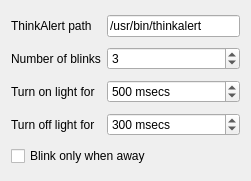
<?xml version="1.0" encoding="UTF-8"?>
<ui version="4.0">
 <class>ThinkLightConfig</class>
 <widget class="QWidget" name="ThinkLightConfig">
  <property name="geometry">
   <rect>
    <x>0</x>
    <y>0</y>
    <width>251</width>
    <height>181</height>
   </rect>
  </property>
  <property name="windowTitle">
   <string>ThinkLightConfig</string>
  </property>
  <layout class="QGridLayout" name="gridLayout">
   <item row="2" column="0">
    <widget class="QLabel" name="label_3">
     <property name="text">
      <string>Turn on light for</string>
     </property>
    </widget>
   </item>
   <item row="4" column="0" colspan="2">
    <widget class="QCheckBox" name="kcfg_AwayOnly">
     <property name="text">
      <string>Blink only when away</string>
     </property>
    </widget>
   </item>
   <item row="1" column="0">
    <widget class="QLabel" name="label">
     <property name="text">
      <string>Number of blinks</string>
     </property>
    </widget>
   </item>
   <item row="0" column="0">
    <widget class="QLabel" name="label_5">
     <property name="text">
      <string>ThinkAlert path</string>
     </property>
    </widget>
   </item>
   <item row="3" column="1">
    <widget class="QSpinBox" name="kcfg_OffMsec">
     <property name="suffix">
      <string> msecs</string>
     </property>
     <property name="maximum">
      <number>5000</number>
     </property>
     <property name="singleStep">
      <number>100</number>
     </property>
     <property name="value">
      <number>300</number>
     </property>
    </widget>
   </item>
   <item row="3" column="0">
    <widget class="QLabel" name="label_4">
     <property name="text">
      <string>Turn off light for</string>
     </property>
    </widget>
   </item>
   <item row="2" column="1">
    <widget class="QSpinBox" name="kcfg_OnMsec">
     <property name="suffix">
      <string> msecs</string>
     </property>
     <property name="maximum">
      <number>5000</number>
     </property>
     <property name="singleStep">
      <number>100</number>
     </property>
     <property name="value">
      <number>500</number>
     </property>
    </widget>
   </item>
   <item row="0" column="1">
    <widget class="QLineEdit" name="kcfg_ThinkAlertPath">
     <property name="text">
      <string>/usr/bin/thinkalert</string>
     </property>
    </widget>
   </item>
   <item row="1" column="1">
    <widget class="QSpinBox" name="kcfg_Times">
     <property name="minimum">
      <number>1</number>
     </property>
     <property name="maximum">
      <number>127</number>
     </property>
     <property name="value">
      <number>3</number>
     </property>
    </widget>
   </item>
  </layout>
 </widget>
 <resources/>
 <connections/>
</ui>
